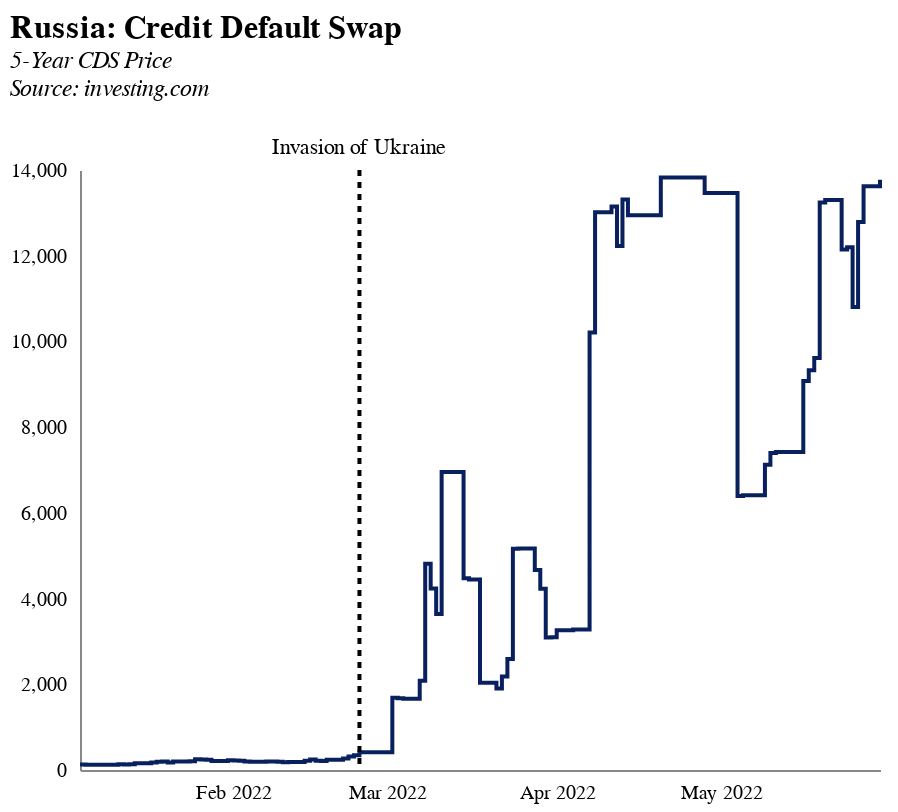

Write notebook code for a chart like this one.
### Markdown cell above
#### Russian CDS Price

### Code cell
df = pd.read_csv("data/ru_CDS.csv")
# American dates :((
df["Date"] = pd.to_datetime(df["Date"], format="%m/%d/%Y")
df["Value"] = df["Price"].astype(str).str.replace(",", "").astype(float)

base = alt.Chart(df).encode(
    x=alt.X("Date:T", title="", axis=alt.Axis(format="%b %Y")),
    y=alt.Y("Value:Q", title=""),
)

line = base.mark_line(color="rgb(9, 32, 95)", interpolate="step-after")

# add a February 24th 2022 rule - the day of the invasion
rule = alt.Chart(pd.DataFrame({"Date": [pd.to_datetime("2022-02-24")]})).mark_rule(color="black", size=2, strokeDash=[3,3]).encode(x="Date:T")

invasion_label = alt.Chart(pd.DataFrame({"Date": [pd.to_datetime("2022-02-24")], "Value": [df["Value"].max()]})).mark_text(
    text="Invasion of Ukraine",
    color="black",
    dy=-15,
).encode(
    x="Date:T",
    y="Value:Q",
)

chart = line + rule + invasion_label

chart = chart.properties(
    title = alt.TitleParams(
            "Russia: Credit Default Swap",
    subtitle=["5-Year CDS Price", "Source: investing.com", ""],
    ),

    width=400,
    height=300
)

chart.display()

chart.save("charts/CDS/ru_cds.svg")
chart.save("charts/CDS/ru_cds.json")
chart.save("charts/CDS/ru_cds.png", scale_factor=2.0)

### Figure 1 — Vega-Lite specification as saved in the notebook (floating-point values rounded to 4 significant figures)
{"config": {"axisX": {"labelPadding": 6, "tickOpacity": 0, "title": null, "grid": false, "ticks": false, "labelSeparation": 10}, "axisY": {"title": null, "grid": false, "tickOpacity": 0}, "title": {"fontSize": 16, "subtitleFontSize": 12, "subtitleFontStyle": "italic", "anchor": "start", "color": "black"}, "view": {"stroke": "transparent"}}, "layer": [{"data": {"name": "data-6e4a379e51b684f19b6fab970d4649a0"}, "mark": {"type": "line", "color": "rgb(9, 32, 95)", "interpolate": "step-after"}, "encoding": {"x": {"axis": {"format": "%b %Y"}, "field": "Date", "title": "", "type": "temporal"}, "y": {"field": "Value", "title": "", "type": "quantitative"}}}, {"data": {"name": "data-f1dd4e4b9fa9204019b4b6419f90ef77"}, "mark": {"type": "rule", "color": "black", "size": 2, "strokeDash": [3, 3]}, "encoding": {"x": {"field": "Date", "type": "temporal"}}}, {"data": {"name": "data-cd2b223828542871290781260c819e6b"}, "mark": {"type": "text", "color": "black", "dy": -15, "text": "Invasion of Ukraine"}, "encoding": {"x": {"field": "Date", "type": "temporal"}, "y": {"field": "Value", "type": "quantitative"}}}], "height": 300, "title": {"text": "Russia: Credit Default Swap", "subtitle": ["5-Year CDS Price", "Source: investing.com", ""]}, "width": 400, "$schema": "https://vega.github.io/schema/vega-lite/v5.8.0.json", "datasets": {"data-6e4a379e51b684f19b6fab970d4649a0": [{"Date": "2022-05-30T00:00:00", "Price": "13,775.17", "Open": "13,775.17", "High": "13,775.17", "Low": "13,775.17", "Change %": "1.15%", "Value": 13780.0}, {"Date": "2022-05-27T00:00:00", "Price": "13,618.26", "Open": "13,618.26", "High": "13,618.26", "Low": "13,618.26", "Change %": "6.51%", "Value": 13620.0}, {"Date": "2022-05-26T00:00:00", "Price": "12,785.99", "Open": "12,785.99", "High": "12,785.99", "Low": "12,785.99", "Change %": "18.35%", "Value": 12790.0}, {"Date": "2022-05-25T00:00:00", "Price": "10,803.99", "Open": "10,803.99", "High": "10,803.99", "Low": "10,803.99", "Change %": "-11.43%", "Value": 10800.0}, {"Date": "2022-05-24T00:00:00", "Price": "12,198.86", "Open": "12,198.86", "High": "12,198.86", "Low": "12,198.86", "Change %": "0.45%", "Value": 12200.0}, {"Date": "2022-05-23T00:00:00", "Price": "12,144.57", "Open": "12,144.57", "High": "12,144.57", "Low": "12,144.57", "Change %": "-8.69%", "Value": 12140.0}, {"Date": "2022-05-20T00:00:00", "Price": "13,301.03", "Open": "13,301.03", "High": "13,301.03", "Low": "13,301.03", "Change %": "0.46%", "Value": 13300.0}, {"Date": "2022-05-19T00:00:00", "Price": "13,239.71", "Open": "13,239.71", "High": "13,239.71", "Low": "13,239.71", "Change %": "37.75%", "Value": 13240.0}, {"Date": "2022-05-18T00:00:00", "Price": "9,611.44", "Open": "9,611.44", "High": "9,611.44", "Low": "9,611.44", "Change %": "3.03%", "Value": 9611.0}, {"Date": "2022-05-17T00:00:00", "Price": "9,328.45", "Open": "9,328.45", "High": "9,328.45", "Low": "9,328.45", "Change %": "2.78%", "Value": 9328.0}, {"Date": "2022-05-16T00:00:00", "Price": "9,076.03", "Open": "9,076.03", "High": "9,076.03", "Low": "9,076.03", "Change %": "22.35%", "Value": 9076.0}, {"Date": "2022-05-13T00:00:00", "Price": "7,417.83", "Open": "7,417.83", "High": "7,417.83", "Low": "7,417.83", "Change %": "0.01%", "Value": 7418.0}, {"Date": "2022-05-12T00:00:00", "Price": "7,417.23", "Open": "7,417.23", "High": "7,417.23", "Low": "7,417.23", "Change %": "0.00%", "Value": 7417.0}, {"Date": "2022-05-11T00:00:00", "Price": "7,417.23", "Open": "7,417.23", "High": "7,417.23", "Low": "7,417.23", "Change %": "0.28%", "Value": 7417.0}, {"Date": "2022-05-10T00:00:00", "Price": "7,396.53", "Open": "7,396.53", "High": "7,396.53", "Low": "7,396.53", "Change %": "3.87%", "Value": 7397.0}, {"Date": "2022-05-09T00:00:00", "Price": "7,121.10", "Open": "7,121.10", "High": "7,121.10", "Low": "7,121.10", "Change %": "11.12%", "Value": 7121.0}, {"Date": "2022-05-06T00:00:00", "Price": "6,408.42", "Open": "6,408.42", "High": "6,408.42", "Low": "6,408.42", "Change %": "0.00%", "Value": 6408.0}, {"Date": "2022-05-05T00:00:00", "Price": "6,408.42", "Open": "6,408.42", "High": "6,408.42", "Low": "6,408.42", "Change %": "0.25%", "Value": 6408.0}, {"Date": "2022-05-04T00:00:00", "Price": "6,392.31", "Open": "6,392.31", "High": "6,392.31", "Low": "6,392.31", "Change %": "-52.51%", "Value": 6392.0}, {"Date": "2022-04-28T00:00:00", "Price": "13,460.57", "Open": "13,460.57", "High": "13,460.57", "Low": "13,460.57", "Change %": "-2.62%", "Value": 13460.0}, {"Date": "2022-04-20T00:00:00", "Price": "13,822.99", "Open": "13,822.99", "High": "13,822.99", "Low": "13,822.99", "Change %": "6.80%", "Value": 13820.0}, {"Date": "2022-04-19T00:00:00", "Price": "12,943.23", "Open": "12,943.23", "High": "12,943.23", "Low": "12,943.23", "Change %": "0.00%", "Value": 12940.0}, {"Date": "2022-04-18T00:00:00", "Price": "12,943.23", "Open": "12,943.23", "High": "12,943.23", "Low": "12,943.23", "Change %": "0.00%", "Value": 12940.0}, {"Date": "2022-04-14T00:00:00", "Price": "12,943.23", "Open": "12,943.23", "High": "12,943.23", "Low": "12,943.23", "Change %": "-2.75%", "Value": 12940.0}, {"Date": "2022-04-13T00:00:00", "Price": "13,309.53", "Open": "13,309.53", "High": "13,309.53", "Low": "13,309.53", "Change %": "8.85%", "Value": 13310.0}, {"Date": "2022-04-12T00:00:00", "Price": "12,227.72", "Open": "12,227.72", "High": "12,227.72", "Low": "12,227.72", "Change %": "-7.01%", "Value": 12230.0}, {"Date": "2022-04-11T00:00:00", "Price": "13,148.91", "Open": "13,148.91", "High": "13,148.91", "Low": "13,148.91", "Change %": "1.04%", "Value": 13150.0}, {"Date": "2022-04-08T00:00:00", "Price": "13,013.86", "Open": "13,013.86", "High": "13,013.86", "Low": "13,013.86", "Change %": "27.50%", "Value": 13010.0}, {"Date": "2022-04-07T00:00:00", "Price": "10,207.32", "Open": "10,207.32", "High": "10,207.32", "Low": "10,207.32", "Change %": "211.21%", "Value": 10210.0}, {"Date": "2022-04-05T00:00:00", "Price": "3,279.87", "Open": "3,279.87", "High": "3,279.87", "Low": "3,279.87", "Change %": "0.04%", "Value": 3280.0}, {"Date": "2022-04-04T00:00:00", "Price": "3,278.67", "Open": "3,278.67", "High": "3,278.67", "Low": "3,278.67", "Change %": "0.56%", "Value": 3279.0}, {"Date": "2022-04-01T00:00:00", "Price": "3,260.49", "Open": "3,260.49", "High": "3,260.49", "Low": "3,260.49", "Change %": "5.34%", "Value": 3260.0}, {"Date": "2022-03-31T00:00:00", "Price": "3,095.30", "Open": "3,095.30", "High": "3,095.30", "Low": "3,095.30", "Change %": "0.06%", "Value": 3095.0}, {"Date": "2022-03-30T00:00:00", "Price": "3,093.40", "Open": "3,093.40", "High": "3,093.40", "Low": "3,093.40", "Change %": "-26.82%", "Value": 3093.0}, {"Date": "2022-03-29T00:00:00", "Price": "4,227.29", "Open": "4,227.29", "High": "4,227.29", "Low": "4,227.29", "Change %": "-9.36%", "Value": 4227.0}, {"Date": "2022-03-28T00:00:00", "Price": "4,663.86", "Open": "4,663.86", "High": "4,663.86", "Low": "4,663.86", "Change %": "-9.79%", "Value": 4664.0}, {"Date": "2022-03-25T00:00:00", "Price": "5,170.27", "Open": "5,170.27", "High": "5,170.27", "Low": "5,170.27", "Change %": "0.16%", "Value": 5170.0}, {"Date": "2022-03-24T00:00:00", "Price": "5,162.14", "Open": "5,162.14", "High": "5,162.14", "Low": "5,162.14", "Change %": "99.34%", "Value": 5162.0}, {"Date": "2022-03-23T00:00:00", "Price": "2,589.57", "Open": "2,589.57", "High": "2,589.57", "Low": "2,589.57", "Change %": "18.64%", "Value": 2590.0}, {"Date": "2022-03-22T00:00:00", "Price": "2,182.70", "Open": "2,182.70", "High": "2,182.70", "Low": "2,182.70", "Change %": "14.62%", "Value": 2183.0}, {"Date": "2022-03-21T00:00:00", "Price": "1,904.30", "Open": "1,904.30", "High": "1,904.30", "Low": "1,904.30", "Change %": "-6.52%", "Value": 1904.0}, {"Date": "2022-03-18T00:00:00", "Price": "2,037.05", "Open": "2,037.05", "High": "2,037.05", "Low": "2,037.05", "Change %": "-54.19%", "Value": 2037.0}, {"Date": "2022-03-16T00:00:00", "Price": "4,446.79", "Open": "4,446.79", "High": "4,446.79", "Low": "4,446.79", "Change %": "-0.59%", "Value": 4447.0}, {"Date": "2022-03-15T00:00:00", "Price": "4,473.31", "Open": "4,473.31", "High": "4,473.31", "Low": "4,473.31", "Change %": "-35.67%", "Value": 4473.0}, {"Date": "2022-03-11T00:00:00", "Price": "6,954.17", "Open": "6,954.17", "High": "6,954.17", "Low": "6,954.17", "Change %": "91.16%", "Value": 6954.0}, {"Date": "2022-03-10T00:00:00", "Price": "3,637.94", "Open": "3,637.94", "High": "3,637.94", "Low": "3,637.94", "Change %": "-14.14%", "Value": 3638.0}, {"Date": "2022-03-09T00:00:00", "Price": "4,236.94", "Open": "4,236.94", "High": "4,236.94", "Low": "4,236.94", "Change %": "-11.96%", "Value": 4237.0}, {"Date": "2022-03-08T00:00:00", "Price": "4,812.32", "Open": "4,812.32", "High": "4,812.32", "Low": "4,812.32", "Change %": "131.17%", "Value": 4812.0}, {"Date": "2022-03-07T00:00:00", "Price": "2,081.69", "Open": "2,081.69", "High": "2,081.69", "Low": "2,081.69", "Change %": "25.23%", "Value": 2082.0}, {"Date": "2022-03-04T00:00:00", "Price": "1,662.24", "Open": "1,662.24", "High": "1,662.24", "Low": "1,662.24", "Change %": "-0.78%", "Value": 1662.0}, {"Date": "2022-03-03T00:00:00", "Price": "1,675.24", "Open": "1,675.24", "High": "1,675.24", "Low": "1,675.24", "Change %": "-0.63%", "Value": 1675.0}, {"Date": "2022-03-02T00:00:00", "Price": "1,685.86", "Open": "1,685.86", "High": "1,685.86", "Low": "1,685.86", "Change %": "308.71%", "Value": 1686.0}, {"Date": "2022-02-24T00:00:00", "Price": "412.48", "Open": "412.48", "High": "412.48", "Low": "412.48", "Change %": "20.04%", "Value": 412.5}, {"Date": "2022-02-23T00:00:00", "Price": "343.62", "Open": "343.62", "High": "343.62", "Low": "343.62", "Change %": "9.80%", "Value": 343.6}, {"Date": "2022-02-22T00:00:00", "Price": "312.94", "Open": "312.94", "High": "312.94", "Low": "312.94", "Change %": "16.56%", "Value": 312.9}, {"Date": "2022-02-21T00:00:00", "Price": "268.49", "Open": "268.49", "High": "268.49", "Low": "268.49", "Change %": "12.46%", "Value": 268.5}, {"Date": "2022-02-18T00:00:00", "Price": "238.74", "Open": "238.74", "High": "238.74", "Low": "238.74", "Change %": "14.31%", "Value": 238.7}, {"Date": "2022-02-17T00:00:00", "Price": "208.86", "Open": "208.86", "High": "208.86", "Low": "208.86", "Change %": "-3.67%", "Value": 208.9}, {"Date": "2022-02-16T00:00:00", "Price": "216.82", "Open": "216.82", "High": "216.82", "Low": "216.82", "Change %": "-12.05%", "Value": 216.8}, {"Date": "2022-02-15T00:00:00", "Price": "246.53", "Open": "246.53", "High": "246.53", "Low": "246.53", "Change %": "14.19%", "Value": 246.5}, {"Date": "2022-02-14T00:00:00", "Price": "215.89", "Open": "215.89", "High": "215.89", "Low": "215.89", "Change %": "16.68%", "Value": 215.9}, {"Date": "2022-02-11T00:00:00", "Price": "185.03", "Open": "185.03", "High": "185.03", "Low": "185.03", "Change %": "3.30%", "Value": 185.0}, {"Date": "2022-02-10T00:00:00", "Price": "179.12", "Open": "179.12", "High": "179.12", "Low": "179.12", "Change %": "-7.21%", "Value": 179.1}, {"Date": "2022-02-09T00:00:00", "Price": "193.03", "Open": "193.03", "High": "193.03", "Low": "193.03", "Change %": "-3.03%", "Value": 193.0}, {"Date": "2022-02-08T00:00:00", "Price": "199.06", "Open": "199.06", "High": "199.06", "Low": "199.06", "Change %": "0.03%", "Value": 199.1}, {"Date": "2022-02-07T00:00:00", "Price": "199.01", "Open": "199.01", "High": "199.01", "Low": "199.01", "Change %": "2.51%", "Value": 199.0}, {"Date": "2022-02-04T00:00:00", "Price": "194.14", "Open": "194.14", "High": "194.14", "Low": "194.14", "Change %": "-2.98%", "Value": 194.1}, {"Date": "2022-02-03T00:00:00", "Price": "200.1", "Open": "200.1", "High": "200.1", "Low": "200.1", "Change %": "-8.18%", "Value": 200.1}, {"Date": "2022-02-02T00:00:00", "Price": "217.93", "Open": "217.93", "High": "217.93", "Low": "217.93", "Change %": "-1.78%", "Value": 217.9}, {"Date": "2022-02-01T00:00:00", "Price": "221.88", "Open": "221.88", "High": "221.88", "Low": "221.88", "Change %": "-2.65%", "Value": 221.9}, {"Date": "2022-01-31T00:00:00", "Price": "227.93", "Open": "227.93", "High": "227.93", "Low": "227.93", "Change %": "7.51%", "Value": 227.9}, {"Date": "2022-01-28T00:00:00", "Price": "212.01", "Open": "212.01", "High": "212.01", "Low": "212.01", "Change %": "-10.49%", "Value": 212.0}, {"Date": "2022-01-27T00:00:00", "Price": "236.86", "Open": "236.86", "High": "236.86", "Low": "236.86", "Change %": "-3.19%", "Value": 236.9}, {"Date": "2022-01-26T00:00:00", "Price": "244.66", "Open": "244.66", "High": "244.66", "Low": "244.66", "Change %": "-1.58%", "Value": 244.7}, {"Date": "2022-01-25T00:00:00", "Price": "248.58", "Open": "248.58", "High": "248.58", "Low": "248.58", "Change %": "22.47%", "Value": 248.6}, {"Date": "2022-01-24T00:00:00", "Price": "202.98", "Open": "202.98", "High": "202.98", "Low": "202.98", "Change %": "1.02%", "Value": 203.0}, {"Date": "2022-01-21T00:00:00", "Price": "200.93", "Open": "200.93", "High": "200.93", "Low": "200.93", "Change %": "14.71%", "Value": 200.9}, {"Date": "2022-01-20T00:00:00", "Price": "175.17", "Open": "175.17", "High": "175.17", "Low": "175.17", "Change %": "-12.82%", "Value": 175.2}, {"Date": "2022-01-19T00:00:00", "Price": "200.93", "Open": "200.93", "High": "200.93", "Low": "200.93", "Change %": "5.67%", "Value": 200.9}, {"Date": "2022-01-18T00:00:00", "Price": "190.15", "Open": "190.15", "High": "190.15", "Low": "190.15", "Change %": "8.55%", "Value": 190.2}, {"Date": "2022-01-17T00:00:00", "Price": "175.17", "Open": "175.17", "High": "175.17", "Low": "175.17", "Change %": "10.67%", "Value": 175.2}, {"Date": "2022-01-14T00:00:00", "Price": "158.28", "Open": "158.28", "High": "158.28", "Low": "158.28", "Change %": "17.65%", "Value": 158.3}, {"Date": "2022-01-13T00:00:00", "Price": "134.54", "Open": "134.54", "High": "134.54", "Low": "134.54", "Change %": "3.81%", "Value": 134.5}, {"Date": "2022-01-12T00:00:00", "Price": "129.6", "Open": "129.6", "High": "129.6", "Low": "129.6", "Change %": "-1.50%", "Value": 129.6}, {"Date": "2022-01-11T00:00:00", "Price": "131.58", "Open": "131.58", "High": "131.58", "Low": "131.58", "Change %": "5.53%", "Value": 131.6}, {"Date": "2022-01-10T00:00:00", "Price": "124.68", "Open": "124.68", "High": "124.68", "Low": "124.68", "Change %": "0.81%", "Value": 124.7}, {"Date": "2022-01-07T00:00:00", "Price": "123.68", "Open": "123.68", "High": "123.68", "Low": "123.68", "Change %": "3.28%", "Value": 123.7}, {"Date": "2022-01-06T00:00:00", "Price": "119.75", "Open": "119.75", "High": "119.75", "Low": "119.75", "Change %": "0.02%", "Value": 119.8}, {"Date": "2022-01-05T00:00:00", "Price": "119.73", "Open": "119.73", "High": "119.73", "Low": "119.73", "Change %": "-4.71%", "Value": 119.7}, {"Date": "2022-01-04T00:00:00", "Price": "125.65", "Open": "125.65", "High": "125.65", "Low": "119.71", "Change %": "-0.02%", "Value": 125.7}], "data-f1dd4e4b9fa9204019b4b6419f90ef77": [{"Date": "2022-02-24T00:00:00"}], "data-cd2b223828542871290781260c819e6b": [{"Date": "2022-02-24T00:00:00", "Value": 13820.0}]}}
